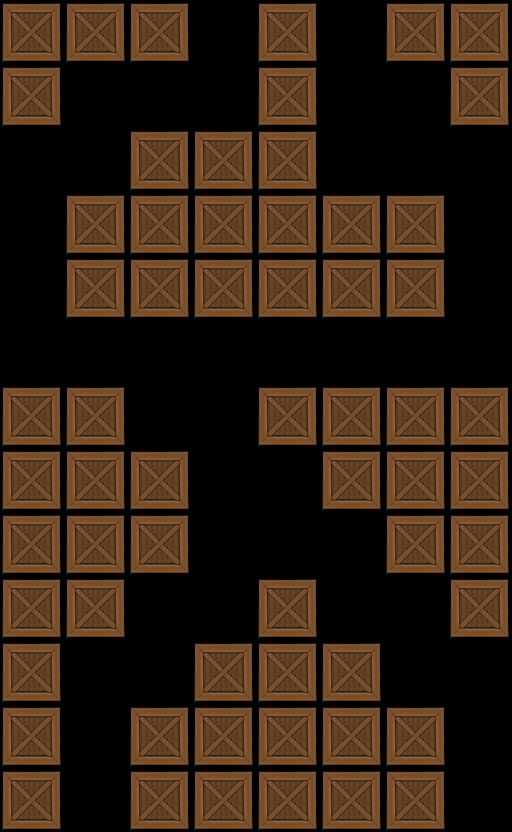

A level layout from a 2D game, rendered from its tile map. Below: a short description, then the map file with tile-grid data replaced by summaries:
An orthogonal 8x13 tile map with 64x64 px tiles, 1 tile layer (Tile Layer 1).

<map version="1.0" orientation="orthogonal" width="8" height="13" tilewidth="64" tileheight="64">
 <tileset firstgid="1" name="crate" tilewidth="64" tileheight="64">
  <image source="../../crate.png" width="64" height="64" />
 </tileset>
 <layer name="Tile Layer 1" width="8" height="13">
  <data>[104 cells, 61 non-empty, 1 distinct tile ids]</data>
 </layer>
</map>
